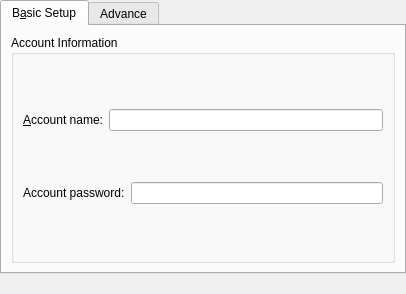
<?xml version="1.0" encoding="UTF-8"?>
<ui version="4.0">
 <class>QQAccountPreferences</class>
 <widget class="QWidget" name="QQAccountPreferences">
  <property name="geometry">
   <rect>
    <x>0</x>
    <y>0</y>
    <width>406</width>
    <height>294</height>
   </rect>
  </property>
  <property name="windowTitle">
   <string>Account Preferences - QQ</string>
  </property>
  <layout class="QVBoxLayout">
   <property name="spacing">
    <number>6</number>
   </property>
   <property name="margin">
    <number>0</number>
   </property>
   <item>
    <widget class="QTabWidget" name="tabWidget11">
     <property name="currentIndex">
      <number>0</number>
     </property>
     <widget class="QWidget" name="tab">
      <attribute name="title">
       <string>B&amp;asic Setup</string>
      </attribute>
      <layout class="QVBoxLayout">
       <property name="spacing">
        <number>6</number>
       </property>
       <property name="margin">
        <number>9</number>
       </property>
       <item>
        <widget class="QGroupBox" name="groupBox">
         <property name="title">
          <string>Account Information</string>
         </property>
         <layout class="QVBoxLayout">
          <property name="spacing">
           <number>6</number>
          </property>
          <property name="margin">
           <number>9</number>
          </property>
          <item>
           <layout class="QHBoxLayout" name="_2">
            <property name="spacing">
             <number>6</number>
            </property>
            <property name="margin">
             <number>0</number>
            </property>
            <item>
             <widget class="QLabel" name="accountLabel">
              <property name="toolTip">
               <string>The account name of your account.</string>
              </property>
              <property name="whatsThis">
               <string>The account name of your account.</string>
              </property>
              <property name="text">
               <string>&amp;Account name:</string>
              </property>
              <property name="buddy">
               <cstring>m_acctName</cstring>
              </property>
             </widget>
            </item>
            <item>
             <widget class="QLineEdit" name="m_acctName">
              <property name="toolTip">
               <string>The account name of your account.</string>
              </property>
              <property name="whatsThis">
               <string>The account name of your account.</string>
              </property>
             </widget>
            </item>
           </layout>
          </item>
          <item>
           <layout class="QHBoxLayout" name="_3">
            <property name="spacing">
             <number>6</number>
            </property>
            <property name="margin">
             <number>0</number>
            </property>
            <item>
             <widget class="QLabel" name="accountLabel_2">
              <property name="toolTip">
               <string>The account password of your account.</string>
              </property>
              <property name="whatsThis">
               <string>The account name of your account.</string>
              </property>
              <property name="text">
               <string>Account password:</string>
              </property>
              <property name="buddy">
               <cstring>m_acctName</cstring>
              </property>
             </widget>
            </item>
            <item>
             <widget class="QLineEdit" name="m_acctPassword">
              <property name="toolTip">
               <string>The account name of your account.</string>
              </property>
              <property name="whatsThis">
               <string>The account name of your account.</string>
              </property>
              <property name="echoMode">
               <enum>QLineEdit::Password</enum>
              </property>
             </widget>
            </item>
           </layout>
          </item>
         </layout>
        </widget>
       </item>
      </layout>
     </widget>
     <widget class="QWidget" name="tab_2">
      <attribute name="title">
       <string>Advance</string>
      </attribute>
      <widget class="QGroupBox" name="groupBox_2">
       <property name="geometry">
        <rect>
         <x>10</x>
         <y>10</y>
         <width>381</width>
         <height>201</height>
        </rect>
       </property>
       <property name="title">
        <string>Account Advanced setting</string>
       </property>
       <widget class="QWidget" name="horizontalLayoutWidget">
        <property name="geometry">
         <rect>
          <x>20</x>
          <y>40</y>
          <width>341</width>
          <height>161</height>
         </rect>
        </property>
        <layout class="QHBoxLayout" name="horizontalLayout">
         <item>
          <layout class="QVBoxLayout" name="verticalLayout_6">
           <item>
            <widget class="QLabel" name="label">
             <property name="text">
              <string>Proxy:</string>
             </property>
            </widget>
           </item>
           <item>
            <widget class="QLabel" name="label_2">
             <property name="text">
              <string>response:</string>
             </property>
            </widget>
           </item>
          </layout>
         </item>
         <item>
          <layout class="QVBoxLayout" name="verticalLayout_5">
           <item>
            <widget class="QLineEdit" name="lineEdit_2"/>
           </item>
           <item>
            <widget class="QLineEdit" name="lineEdit"/>
           </item>
          </layout>
         </item>
        </layout>
       </widget>
      </widget>
     </widget>
    </widget>
   </item>
   <item>
    <widget class="QLabel" name="labelStatusMessage">
     <property name="text">
      <string/>
     </property>
     <property name="alignment">
      <set>Qt::AlignCenter</set>
     </property>
    </widget>
   </item>
  </layout>
 </widget>
 <resources/>
 <connections/>
</ui>
